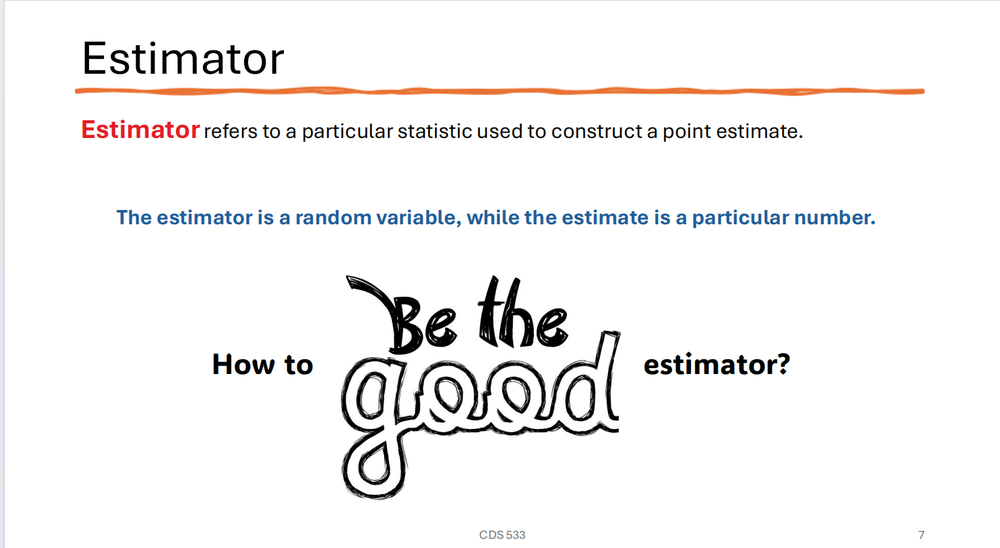
#> input picture assi1.png, 1000 x 548 px, shrunk from 1528 x 838 before the run
$ jupyter execute --allow-errors assicv02.ipynb
#> lines starting #> are read from the running program, lines starting #| are printed output that depends on the picture; after the words box and inside, x2 and y2 are one past the last pixel; in counts of white or black regions, pixels touching at a corner belong together
#> further down, img is the input picture: shape (548, 1000, 3); mean B, G, R 243.4, 243.5, 244.3
[cell 1]
#Library import
import cv2
import numpy as np
import pytesseract
from PIL import Image
import matplotlib.pyplot as plt

[cell 2]
#Function of picture show(draw the picture use cv2)
def cv_show(name, img):
    cv2.imshow(name, img)
    cv2.waitKey(0)
    cv2.destroyAllWindows()

[cell 3]
#plt show fuction(draw the picture use matplotlib)
def plt_show(name,img):
    plt.figure(figsize=(10, 5))
    plt.subplot(1, 2, 1)
    plt.imshow(img, cmap='gray')
    plt.title(name)
    plt.axis('off')

[cell 4]
#Gray method use Max_Gray
def Max_Gray(srcImg_path):
    img = srcImg_path
    # Obtain image size
    h,w = img.shape[0:2]
#> h = 548; w = 1000
    # Custom blank single channel image for storing grayscale images
    gray = np.zeros((h,w),dtype=img.dtype)
    # Traverse the original image and then grayscale it separately
    for i in range(h):
        for j in range(w):
            # Find the maximum value among the three channels
            gray[i,j] = max(img[i,j,0],img[i,j,1],img[i,j,2])
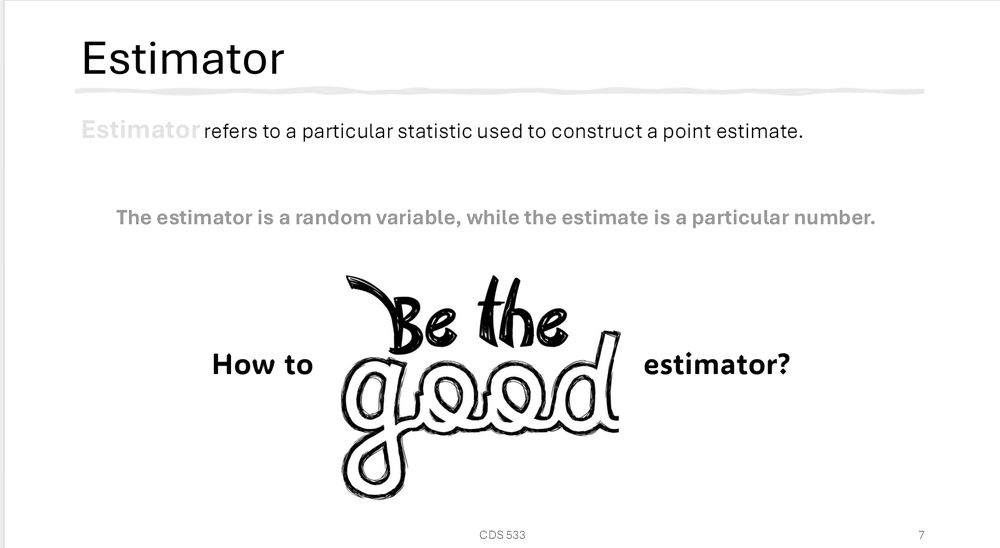
#> gray: shape (548, 1000); min 0, max 255, mean 245.5
    gray = cv2.cvtColor(gray,cv2.COLOR_BGR2RGB)
#> gray: shape (548, 1000, 3)
    plt.imshow(gray)
    plt.title('Max_Gray')
    #plt.axis('on')
    plt.show()
    return gray
#not good!!!

[cell 5]
#picture import
#img = cv2.imread('assi3.png',cv2.IMREAD_GRAYSCALE)
img = cv2.imread('assi1.png')
img = Max_Gray(img)

[cell 6]
#Show the img
cv_show('img',img)

[cell 7]
#plt the img
plt_show('img',img)

[cell 8]
#Not so clear so try
# Use gamma
gamma = 0.5

gamma_correction = np.power(img / 255.0, gamma)
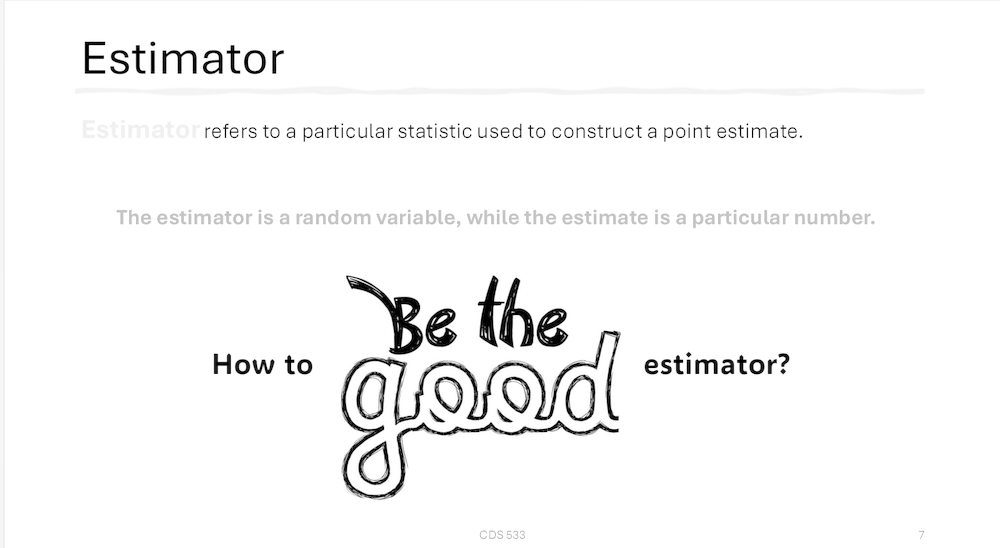
#> gamma_correction: shape (548, 1000, 3) float64; min 0, max 1, mean 0.971
gamma_correction = (gamma_correction * 255).astype(np.uint8)

[cell 9]
cv_show('img_gamma',img)
plt_show('img_gamma',img)
#not a good idea

[cell 10]
# Apply median filtering
#filtered_image = cv2.medianBlur(img, 5)  # The second parameter is the kernel size and must be odd
#Gaussian filtering denoising
filtered_image = cv2.GaussianBlur(img, (5, 5), 0)

[cell 11]
#show picture after (Gaussian)median filtering
cv_show('filtered_image',filtered_image)

[cell 12]
# Display the original image
plt_show('filter_image',filtered_image)

[cell 13]
# edge detection
edged = cv2.Canny(filtered_image, 75, 200)
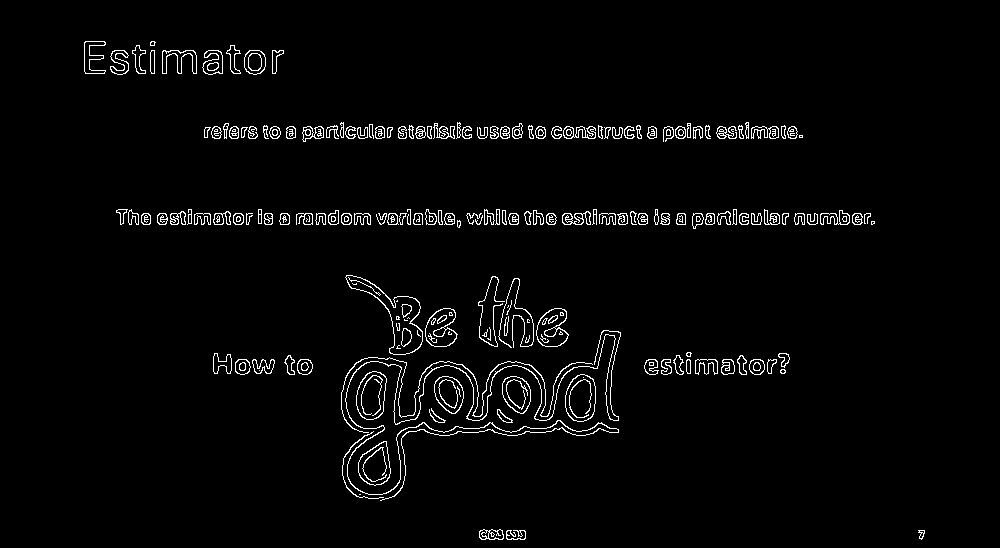
#> edged: shape (548, 1000); 2.6% white in thin lines or dots, all inside (x1, y1, x2, y2) = (84, 41, 925, 540)
cv_show('edged',edged)
plt_show('edged',edged)

[cell 14]
#Apply adaptive threshold processing
thresh = cv2.adaptiveThreshold(edged, 255, cv2.ADAPTIVE_THRESH_MEAN_C, cv2.THRESH_BINARY_INV, 11, 2)
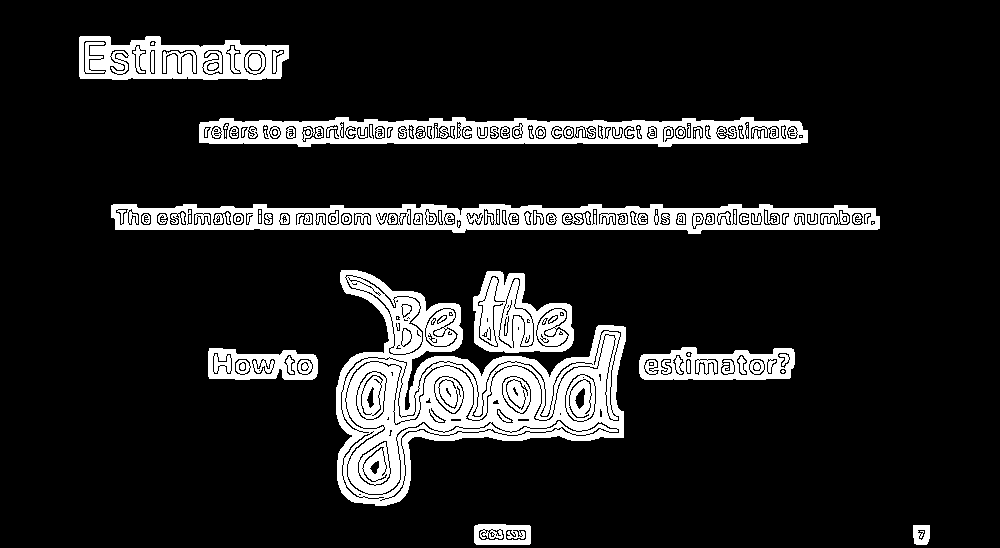
#> thresh: shape (548, 1000); 13.3% white; 57 white regions (37 under 20 px)
cv_show('thresh',thresh)
plt_show('thresh',thresh)

[cell 15]
#Contour detection
contours, _ = cv2.findContours(thresh, cv2.RETR_EXTERNAL, cv2.CHAIN_APPROX_SIMPLE)
#> contours = 9 contours; largest, box (x1, y1, x2, y2) and area: (336, 270, 626, 506) 32610, (111, 204, 880, 234) 17030, (199, 117, 808, 147) 13742, (79, 36, 289, 80) 7358, (473, 271, 574, 353) 5799

# Traverse the contour and draw a bounding box
for contour in contours:
    if cv2.contourArea(contour) < 500:
        continue

    # Get bounding box
    x, y, w, h = cv2.boundingRect(contour)

    # Draw a bounding box
    cv2.rectangle(filtered_image, (x, y), (x + w, y + h), (0, 255, 0), 2)
#> this loop made 9 passes
#> (x, y, w, h) on passes 2 to 9: (474, 524, 57, 21), (208, 348, 110, 32), (639, 347, 156, 33), (473, 271, 101, 82), (336, 270, 290, 236), (111, 204, 769, 30), (199, 117, 609, 30), (79, 36, 210, 44)
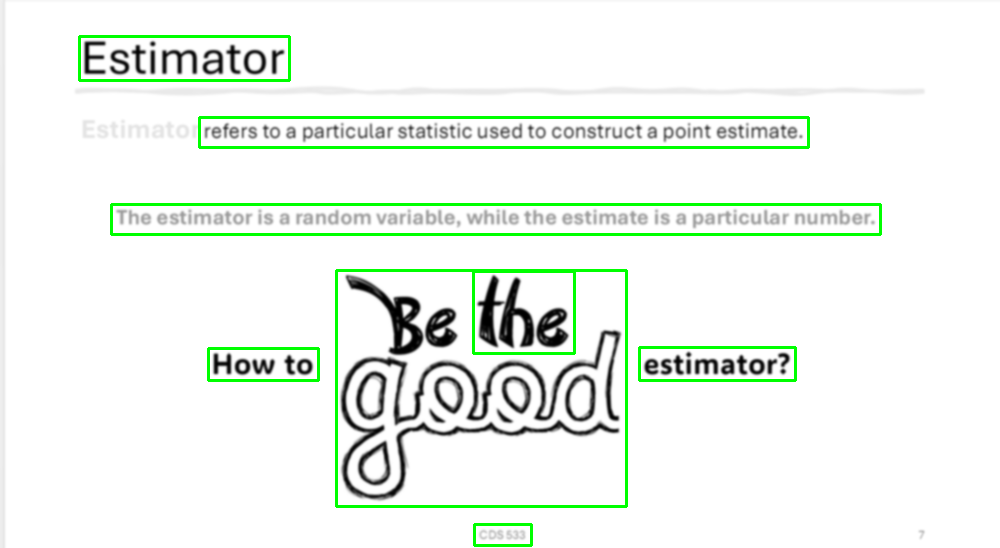
#> filtered_image: shape (548, 1000, 3); mean R, G, B 237.8, 245.5, 237.8

$ run again, with assi3.png copied over assi1.png
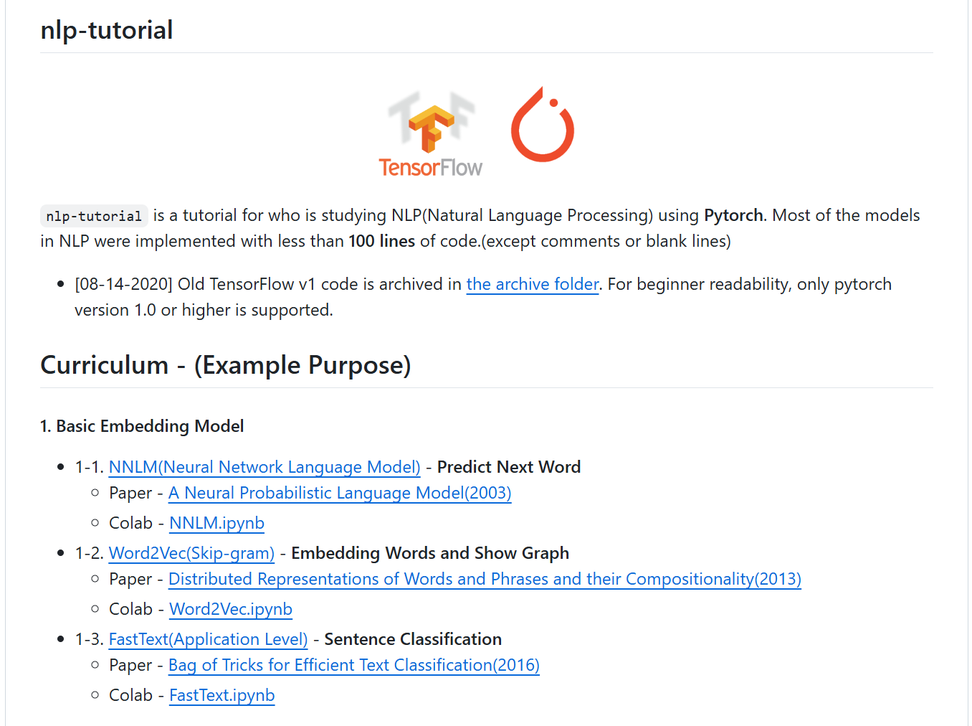
#> input picture assi3.png, 972 x 726 px, shrunk from 1356 x 1012 before the run
#> img is the input picture: shape (726, 972, 3); mean B, G, R 248.4, 246.5, 245.3
#> `edged = cv2.Canny(filtered_image, 75, 200)`:
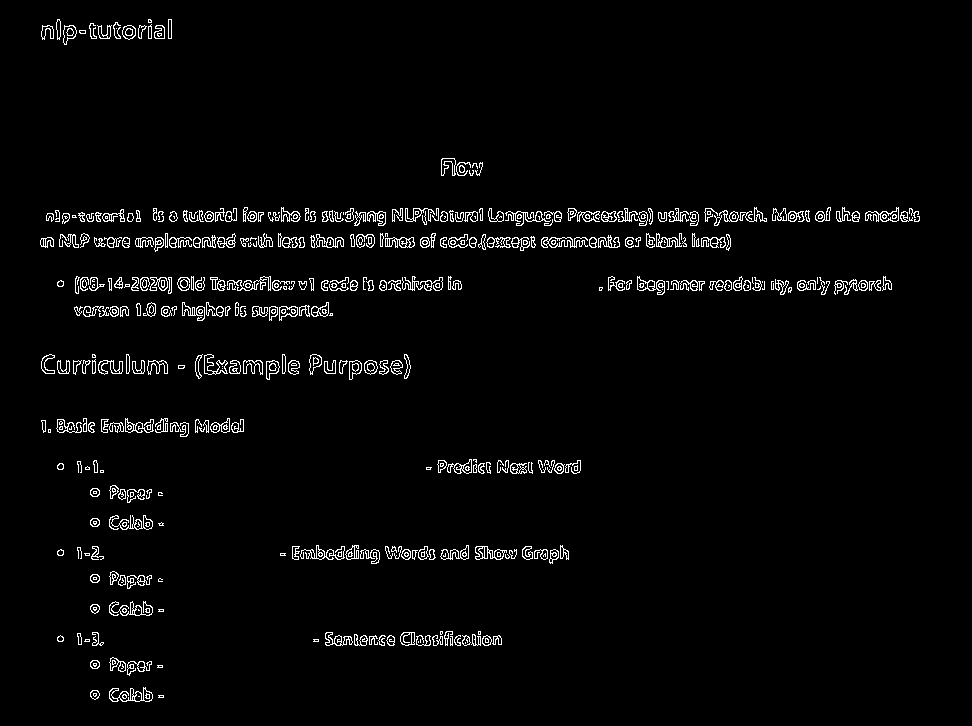
#> edged: shape (726, 972); 2.8% white in thin lines or dots, all inside (x1, y1, x2, y2) = (40, 19, 920, 702)
#> thresh: shape (726, 972); 12.3% white; 196 white regions (153 under 20 px)
#> contours = 23 contours; largest, box (x1, y1, x2, y2) and area: (35, 202, 925, 257) 35300, (69, 271, 467, 326) 14421, (36, 349, 416, 385) 9606, (594, 271, 897, 300) 6498, (275, 540, 574, 569) 6446
#> the loop `for contour in contours:` made 23 passes
#> (x, y, w, h) on passes 1, 2, 4, 5, 6, 7, 9, 10: (85, 682, 84, 25), (85, 652, 83, 29), (72, 627, 37, 24), (308, 626, 199, 25), (85, 596, 84, 25), (85, 566, 83, 28), (72, 541, 37, 24), (275, 540, 299, 29)
#> after the loop `for contour in contours:`:
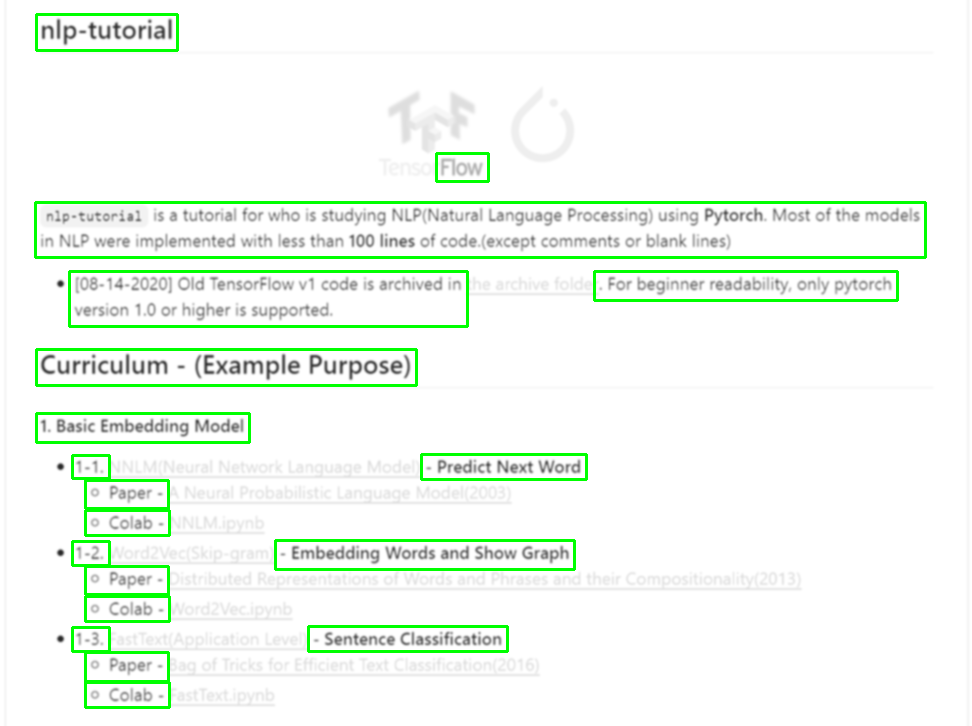
#> filtered_image: shape (726, 972, 3); mean R, G, B 241.2, 250.1, 241.2

$ run again, with assi2.png copied over assi1.png
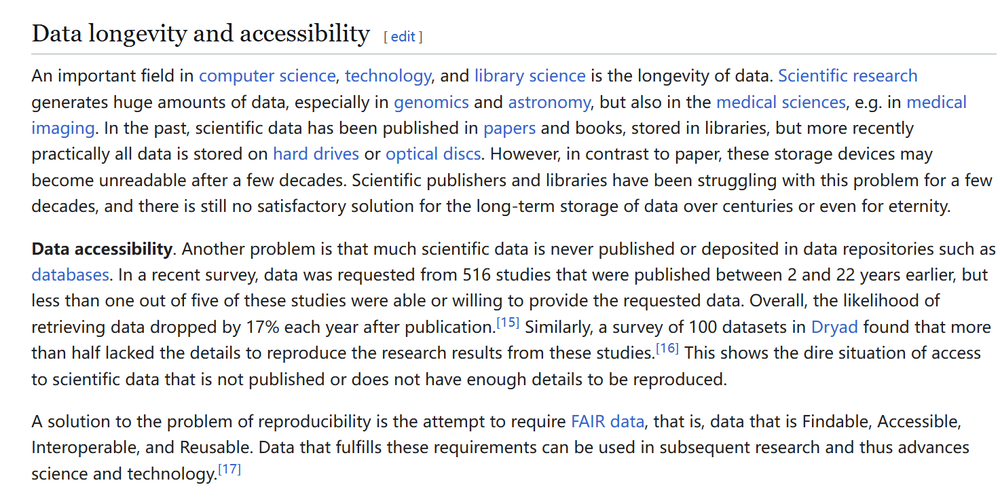
#> input picture assi2.png, 1000 x 502 px, shrunk from 1473 x 739 before the run
#> img is the input picture: shape (502, 1000, 3); mean B, G, R 235.8, 234.7, 234.1
#> `edged = cv2.Canny(filtered_image, 75, 200)`:
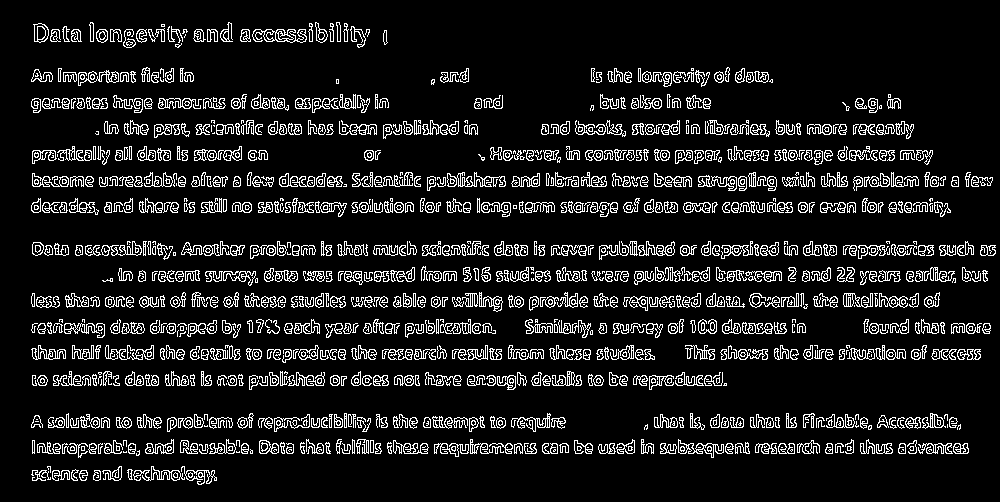
#> edged: shape (502, 1000); 10.9% white in thin lines or dots, all inside (x1, y1, x2, y2) = (31, 22, 996, 485)
#> thresh: shape (502, 1000); 43.8% white; 480 white regions (394 under 20 px)
#> contours = 16 contours; largest, box (x1, y1, x2, y2) and area: (26, 74, 998, 222) 76720, (26, 236, 1000, 343) 73588, (26, 408, 974, 463) 41152, (26, 314, 732, 395) 39678, (28, 17, 375, 53) 8720
#> the loop `for contour in contours:` made 16 passes
#> (x, y, w, h) on passes 1, 2, 3, 4, 5, 6, 8, 9: (26, 461, 196, 29), (26, 408, 948, 55), (680, 340, 306, 25), (858, 314, 138, 25), (26, 314, 706, 81), (26, 236, 974, 107), (536, 115, 383, 29), (469, 90, 39, 24)
#> after the loop `for contour in contours:`:
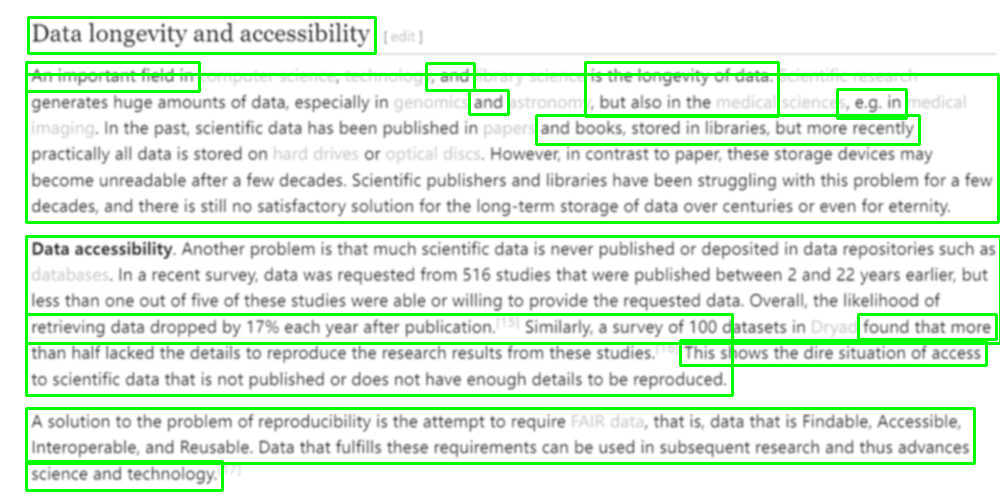
#> filtered_image: shape (502, 1000, 3); mean R, G, B 221.9, 240, 221.9
